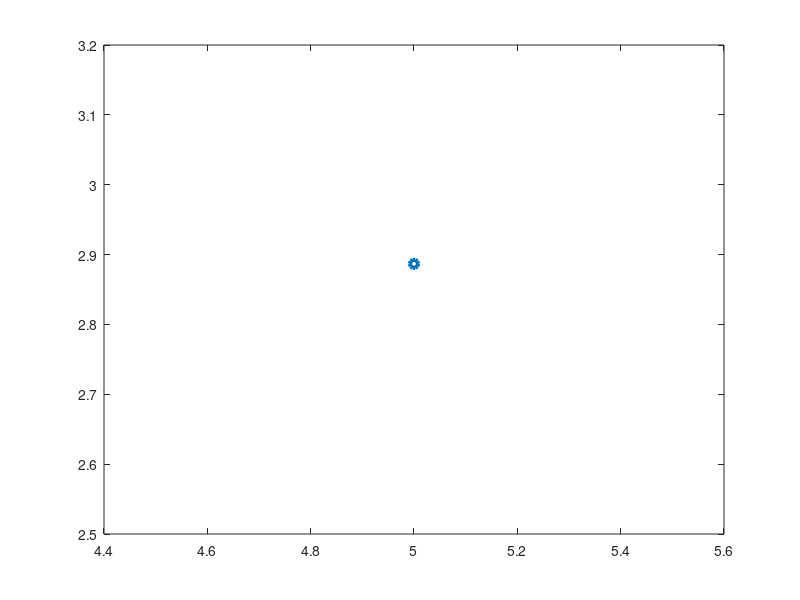

Write the MATLAB code that produced this figure. (Note: this script raises an error after producing the figure.)
%this integration test script will test some simple 2D TDoA cases.

%% Equilateral triangle. Point is at the exact center.
X=10;
x=X/2; %receiver location
y=sqrt(3)/2*X-X/sqrt(3); %receiver location
R1=[0,0,0];
R2=[X,0,0];
R3=[X/2,X/2*sqrt(3),0];
expected=[x y 0];
expected=[expected; expected];

d1=sqrt(x^2+y^2);
d2=sqrt((R2(1)-x)^2+y^2);
d3=sqrt((R3(1)-x)^2+(R3(2)-y)^2);

distanceDiffs=abs([0 d1-d2 d1-d3; 0 0 d2-d3; 0 0 0]);

figure()
plot(x,y,'o','linewidth',3);
hold on
location=TDoA([R1;R2;R3],distanceDiffs);
AssertToleranceMatrix(expected,location,0.001);


%% Equilateral triangle. Point is on the bottom of the triangle. 
X=10;
x=5; %receiver location
y=0; %receiver location
R1=[0,0,0];
R2=[X,0,0];
R3=[X/2,X/2*sqrt(3),0];
%second point is a ghost point.
expected=[5 0 0 ; 5 5.14568548894944 0];

d1=sqrt(x^2+y^2);
d2=sqrt((R2(1)-x)^2+y^2);
d3=sqrt((R3(1)-x)^2+(R3(2)-y)^2);

distanceDiffs=abs([0 d1-d2 d1-d3; 0 0 d2-d3; 0 0 0]);

figure()
plot(x,y,'o','linewidth',3);
hold on
location=TDoA([R1;R2;R3],distanceDiffs);
AssertToleranceMatrix(expected,location,0.001);

%% Equilateral triangle. Point is inside the triangle. 
X=10;
x=7; %receiver location
y=1; %receiver location
R1=[0,0,0];
R2=[X,0,0];
R3=[X/2,X/2*sqrt(3),0];
%first is a ghost point.
expected=[2.09644147539099 5.05651484796011 0;x y 0];

d1=sqrt(x^2+y^2);
d2=sqrt((R2(1)-x)^2+y^2);
d3=sqrt((R3(1)-x)^2+(R3(2)-y)^2);

distanceDiffs=abs([0 (d1-d2)+0.6 (d1-d3)-0.3; 0 0 (d2-d3)+0.3; 0 0 0]);


figure()
plot(x,y,'o','linewidth',3);
hold on
location=TDoA([R1;R2;R3],distanceDiffs,1e-5,0,1);
AssertToleranceMatrix(expected,location,0.001);


%% Equilateral triangle. Point is outside the triangle. 
X=10;
x=11; %receiver location
y=14; %receiver location
R1=[0,0,0];
R2=[X,0,0];
R3=[X/2,X/2*sqrt(3),0];
%first is a ghost point.
expected=[-13.1306530584762 -44.3182287629861 0; x y 0];

d1=sqrt(x^2+y^2);
d2=sqrt((R2(1)-x)^2+y^2);
d3=sqrt((R3(1)-x)^2+(R3(2)-y)^2);

distanceDiffs=abs([0 d1-d2 d1-d3; 0 0 d2-d3; 0 0 0]);

figure()
plot(x,y,'o','linewidth',3);
hold on
location=TDoA([R1;R2;R3],distanceDiffs);
AssertToleranceMatrix(expected,location,0.001);
